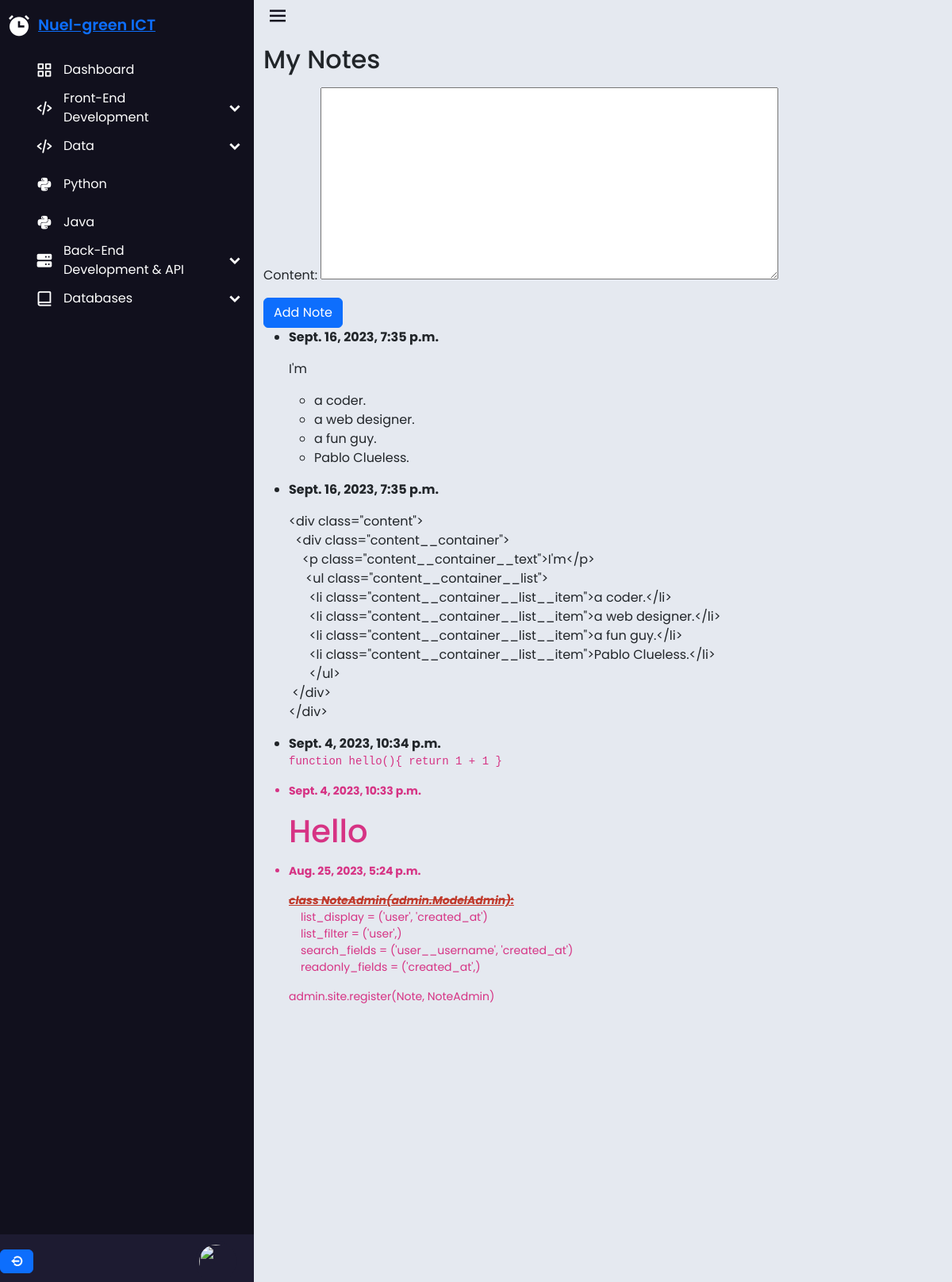
Screenshot of /notes/ (signed in) with the database file from the repository.
### ngict/models.py (models this page shows, shortened)
class Note(models.Model):
    user = models.ForeignKey(User, on_delete=models.CASCADE)
    content = RichTextField( null=True)
    created_at = models.DateTimeField(auto_now_add=True)

### ngict/views.py (the view)
# urls.py: path('notes/', notes, name='notes'),
@login_required
def notes(request):
    if request.method == 'POST':
        form = NoteForm(request.POST)
        if form.is_valid():
            note = form.save(commit=False)
            note.user = request.user
            note.save()
            return redirect('academy:notes')
    else:
        form = NoteForm()
    notes = Note.objects.filter(user=request.user).order_by('-created_at')
    return render(request, 'user/notes.html', {'form': form, 'notes': notes})

### ngict/forms.py
class NoteForm(forms.ModelForm):
    class Meta:
        model = Note
        fields = ('content',)

### templates/user/notes.html (shortened to what this page needs)
{% extends 'base.html' %}
{% block content %}
  <div class="container">
    <h2 class="notes-heading">My Notes</h2>
    <form method="post" class="notes-form">
      {{ form.as_p }}
      <button type="submit" class="btn btn-primary">Add Note</button>
    </form>
    <ul class="notes-list">
      {% for note in notes %}
        <li class="note-item">
          <strong class="note-date">{{ note.created_at }}</strong>
          <p class="note-content">{{ note.content|safe }}</p>
        </li>
      {% endfor %}
    </ul>
  </div>
{% endblock %}

### templates/base.html (shortened to what this page needs)
{% load static %}
<html lang="en">
<head>
    <link rel="stylesheet" href="style.css">
    <link href='https://unpkg.com/boxicons@2.1.4/css/boxicons.min.css' rel='stylesheet'>
    <link href="https://cdn.jsdelivr.net/npm/bootstrap@5.3.1/dist/css/bootstrap.min.css" rel="stylesheet"
>
    <link rel="stylesheet" href="https://cdnjs.cloudflare.com/ajax/libs/highlight.js/11.8.0/styles/github-dark.min.css">
    <link rel="stylesheet" type="text/css" href="{% static 'css/style.css' %}">
    <link rel="stylesheet" href="https://cdn.jsdelivr.net/npm/monaco-editor@0.4.0/min/vs/editor/editor.main.css">
</head>
<body>
    <div class="sidebar ">
        <div class="logo-details">
            <i class='bx bxs-alarm'></i>
            <span class="logo-name"><a href="{% url 'academy:home' %}">Nuel-green ICT</a></span>
        </div>
        <ul class="nav-links">
            <li>
                <a href="#">
                    <a href="{% url 'academy:user_dashboard' %}"><i class='bx bx-grid-alt'></i>
                        <span class="link-name">Dashboard</span></a>
                </a>
            </li>
            <li>
                <div class="icon-link">
                    <a href="#">
                        <i class='bx bx-code-alt'></i>
                        <span class="link-name">Front-End Development</span>
                    </a>
                    <i class='bx bxs-chevron-down arrow'></i>
                </div>
            </li>
            <li>
                <div class="icon-link">
                    <a href="#">
                        <i class='bx bx-code-alt'></i>
                        <span class="link-name">Data</span>
                    </a>
                    <i class='bx bxs-chevron-down arrow'></i>
                </div>
            </li>
            <li>
                <a href="#">
                    <i class='bx bxl-python'></i>
                    <span class="link-name">Python</span>
                </a>
            </li>
            <li>
                <a href="#">
                    <i class='bx bxl-python'></i>
                    <span class="link-name">Java</span>
                </a>
            </li>
            <li>
                <div class="icon-link">
                    <a href="#">
                        <i class='bx bxs-server'></i>
                        <span class="link-name">Back-End Development & API</span>
                    </a>
                    <i class='bx bxs-chevron-down arrow'></i>
                </div>
            </li>
            <li>
                <div class="icon-link">
                    <a href="#">
                        <i class='bx bx-book-alt'></i>
                        <span class="link-name">Databases</span>
                    </a>
                    <i class='bx bxs-chevron-down arrow'></i>
                </div>
            </li>
        </ul>
        <li>
            <div class="profile-details">
                <div class="user-buttons">
                    {% if user.is_authenticated %}
                        <a class="btn btn-primary" href="{% url 'academy:signout' %}"><i class='bx bx-log-out-circle'></i></a>
                    {% else %}
                        <a class="btn btn-primary" href="{% url 'academy:signin' %}">Signin</a>
                        <a class="btn btn-primary" href="{% url 'academy:signup' %}">signup</a>
                    {% endif %}
                </div>
                <div class="profile-content">
                    <a href="{% url 'academy:update_profile' %}"><img src="https://www.clipartmax.com/png/middle/190-1904735_bokbokstars-121-classic-stock-icons-manager-icon-3d.png"
                        alt=""></a>
                </div>
            </div>
        </li>
    </div>
    <section class="home-section">
        <div class="home-content">
            <i class='bx bx-menu'></i>
        </div>
        {% block content %}{% endblock %}
    </section>
</body>
</html>

### static/css/style.css (style rules this page uses)
body { background: #e5e9f0; }
* { box-sizing: border-box; margin: 0; padding: 0; font-family: "Poppins", sans-serif; }
h1, h2, h3, h4, h5, h6 { margin: 1rem 0; }
.sidebar { position: fixed; top: 0; left: 0; background: #11101d; height: 100%; width: 20rem; z-index: 999; transition: all 400ms ease; scrollbar-color: transparent transparent; overflow: scroll; }
.sidebar .logo-details { height: 4rem; width: 100%; display: flex; align-items: center; }
.sidebar .logo-details i { font-size: 2rem; color: #fff; height: 3rem; min-width: 3rem; text-align: center; line-height: 3rem; cursor: pointer; }
.sidebar .logo-details .logo-name { font-size: 1.2rem; color: #fff; font-weight: 600; transition: all 400ms ease; transition-delay: 0.1s; }
.sidebar .nav-links { height: 100%; padding-top: 30px 0 150px 0; overflow: auto; }
.sidebar .nav-links { overflow: visible; }
.sidebar .nav-links li { position: relative; list-style: none; transition: all 400ms ease; }
.sidebar .nav-links li .icon-link { display: flex; align-items: center; justify-content: space-between; }
.sidebar .nav-links li i { font-size: 1.4rem; color: #fff; height: 3rem; min-width: 3rem; text-align: center; line-height: 3rem; transition: all 400ms ease; cursor: pointer; }
.sidebar .nav-links li a { display: flex; align-items: center; text-decoration: none; }
.sidebar .nav-links li a .link-name { font-size: 1rem; color: #fff; font-weight: 400; color: #fff; }
.sidebar .profile-details { position: fixed; bottom: 0; display: flex; align-items: center; justify-content: space-between; background: #1d1b31; width: 20rem; padding: 0.5rem 0.5rem 0 0; transition: all 400ms ease; }
.sidebar .profile-details img { height: 52px; width: 52px; object-fit: cover; border-radius: 2rem; background: #1d1b31; margin: 0 14px 0 12px; padding: 5px; transition: all 400ms ease; }
.sidebar .profile-details i { font-weight: 700; color: #fff; }
.home-section { position: relative; height: 100vh; left: 20rem; width: calc(100% - 20rem); transition: all 400ms ease; }
.home-section .home-content { height: 40px; display: flex; align-items: center; }
.home-section .home-content .bx-menu, .home-section .home-content .text { color: #11101d; font-size: 30px; }
.home-section .home-content .bx-menu { margin: 0 15px; cursor: pointer; }

### rows the page displays
Note: created_at "Sept. 16, 2023, 7:35 p.m.", content "I'm a coder. a web designer. a fun guy. Pablo Clueless."
Note: created_at "Sept. 16, 2023, 7:35 p.m.", content "<div class=\"content\"> <div class=\"content__container\"> <p class=\"content__container__text\">I'm</p> <ul class=\"content__container__list\"> <li class=\"content__container__list__item\">a coder.</li> <li class=\"content__container__list__item\">a web designer.</li> <li class=\"content__container__list__item\">a fun guy.</li> <li class=\"content__container__list__item\">Pablo Clueless.</li> </ul> </div> </div>"
Note: created_at "Sept. 4, 2023, 10:34 p.m.", content "function hello(){ return 1 + 1 }"
Note: created_at "Sept. 4, 2023, 10:33 p.m.", content "Hello"
Note: created_at "Aug. 25, 2023, 5:24 p.m.", content "class NoteAdmin(admin.ModelAdmin): list_display = ('user', 'created_at') list_filter = ('user',) search_fields = ('user__username', 'created_at') readonly_fields = ('created_at',) admin.site.register(Note, NoteAdmin)"
